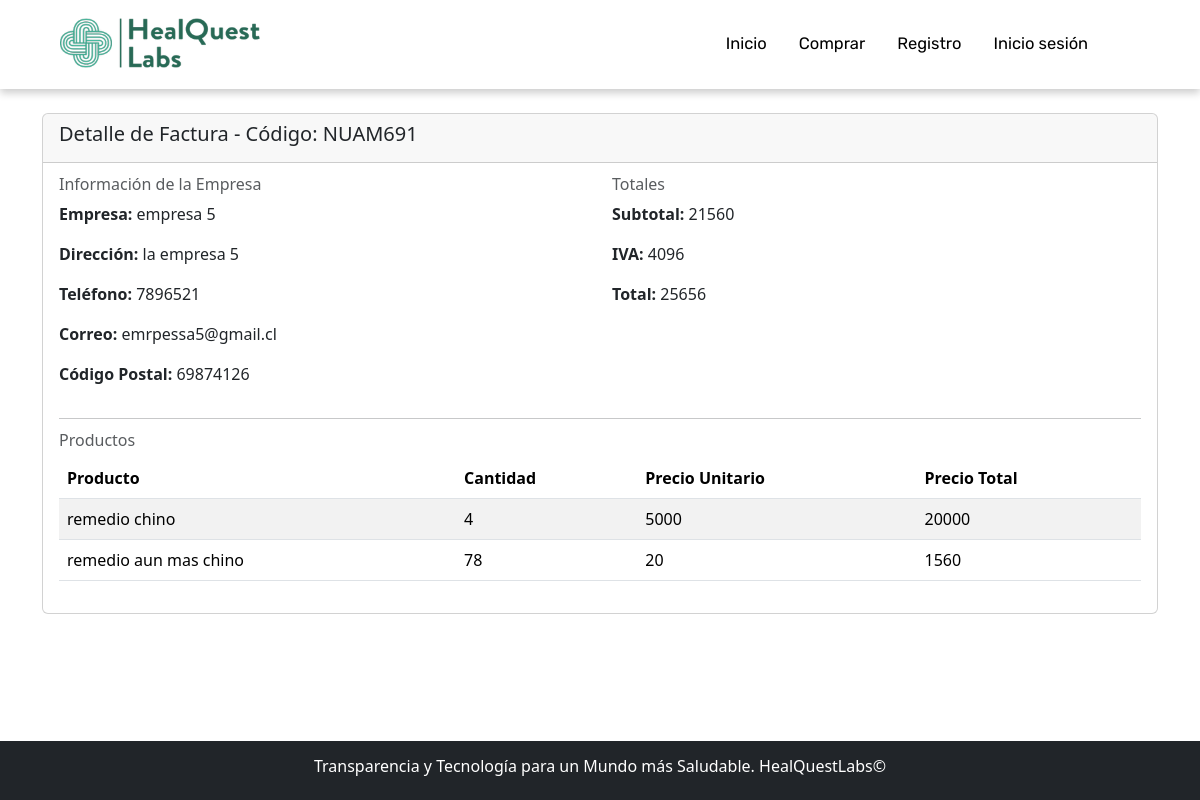
Screenshot of /detalle_factura/NUAM691/ with the database file from the repository.
### app/models.py (models this page shows, shortened)
class Factura(models.Model):
    id_factura = models.CharField(max_length=10, primary_key=True, editable=False)
    orden = models.ForeignKey('Orden', on_delete=models.CASCADE)
    estado = models.ForeignKey(Estado, on_delete=models.CASCADE)
    estado_entrega = models.ForeignKey(EstadoEntrega, on_delete=models.CASCADE)
    subtotal = models.IntegerField()
    iva = models.IntegerField()
    total = models.IntegerField()
    class Meta:
        db_table = 'db_factura'

class Orden(models.Model):
    id_orden = models.AutoField(primary_key=True)
    empresa = models.CharField(max_length=125)
    direccion = models.CharField(max_length=125)
    telefono = models.CharField(max_length=125)
    correo = models.EmailField()
    codigo_postal = models.IntegerField()
    class Meta:
        db_table = 'db_orden'

class ProductoFactura(models.Model):
    id_producto_factura = models.AutoField(primary_key=True)
    factura = models.ForeignKey(Factura, related_name='productos', on_delete=models.CASCADE)
    producto = models.CharField(max_length=125)
    cantidad = models.IntegerField()
    precio_unitario = models.IntegerField()
    precio_total = models.IntegerField()
    class Meta:
        db_table = 'db_producto_factura'

### app/views.py (the view)
# urls.py: path('detalle_factura/<id_factura>/', detalle_factura, name="detalle_factura"),
def detalle_factura(request, id_factura):
    factura = Factura.objects.filter(id_factura=id_factura)
    productos = ProductoFactura.objects.filter(factura=id_factura)
    datos = {
        'listaFactura': factura,
        'productos': productos
    }
    return render(request, 'app/detalle_factura.html', datos)

### app/templates/app/detalle_factura.html (shortened to what this page needs)
{% extends 'app/base.html' %}
{% load static %}
{% block contenido %}
<div class="container mt-4">
  {% for factura in listaFactura %}
  <div class="card mb-4">
    <div class="card-header">
      <h5 class="card-title">Detalle de Factura - Código: {{ factura.id_factura }}</h5>
    </div>
    <div class="card-body">
      <div class="row">
        <div class="col-md-6">
          <h6 class="card-subtitle mb-2 text-muted">Información de la Empresa</h6>
          <p><strong>Empresa:</strong> {{ factura.orden.empresa }}</p>
          <p><strong>Dirección:</strong> {{ factura.orden.direccion }}</p>
          <p><strong>Teléfono:</strong> {{ factura.orden.telefono }}</p>
          <p><strong>Correo:</strong> {{ factura.orden.correo }}</p>
          <p><strong>Código Postal:</strong> {{ factura.orden.codigo_postal }}</p>
        </div>
        <div class="col-md-6">
          <h6 class="card-subtitle mb-2 text-muted">Totales</h6>
          <p><strong>Subtotal:</strong> {{ factura.subtotal }}</p>
          <p><strong>IVA:</strong> {{ factura.iva }}</p>
          <p><strong>Total:</strong> {{ factura.total }}</p>
        </div>
      </div>
      <hr>
      <div class="row">
        <div class="col-md-12">
          <h6 class="card-subtitle mb-2 text-muted">Productos</h6>
          <div class="table-responsive">
            <table class="table table-striped">
              <thead>
                <tr>
                  <th>Producto</th>
                  <th>Cantidad</th>
                  <th>Precio Unitario</th>
                  <th>Precio Total</th>
                </tr>
              </thead>
              <tbody>
                {% for producto in productos %}
                <tr>
                  <td>{{ producto.producto }}</td>
                  <td>{{ producto.cantidad }}</td>
                  <td>{{ producto.precio_unitario }}</td>
                  <td>{{ producto.precio_total }}</td>
                </tr>
                {% endfor %}
              </tbody>
            </table>
          </div>
        </div>
      </div>
    </div>
  </div>
  {% endfor %}
</div>
{% endblock %}

### app/static/app/css/estilo.css (style rules this page uses)
html { font-family: "Rubik", sans-serif; }

### rows the page displays
Factura: id_factura "NUAM691", orden.empresa "empresa 5", orden.direccion "la empresa 5", orden.telefono "7896521", orden.correo "emrpessa5@gmail.cl", orden.codigo_postal "69874126", subtotal "21560", iva "4096", total "25656"
ProductoFactura: producto "remedio chino", cantidad "4", precio_unitario "5000", precio_total "20000"
ProductoFactura: producto "remedio aun mas chino", cantidad "78", precio_unitario "20", precio_total "1560"
